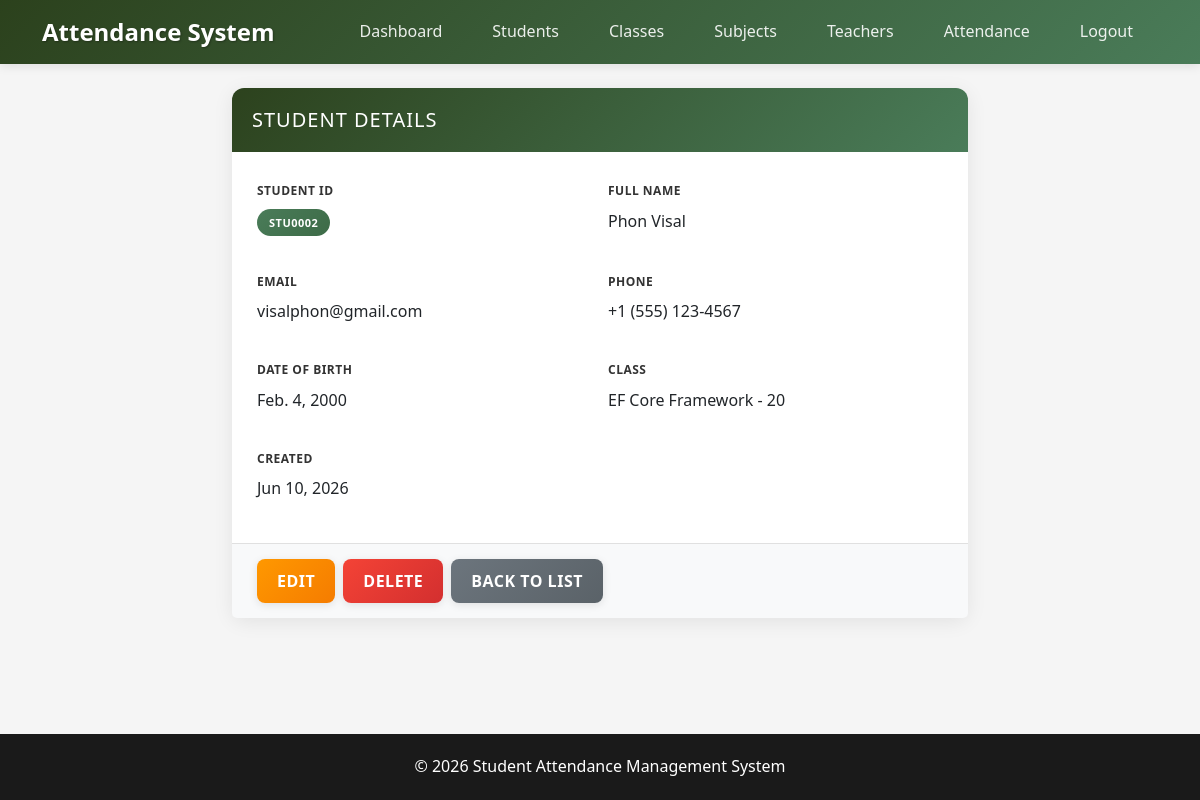
The app's page /students/2/ (signed in) with its own data.
### Attendance/models.py (models this page shows, shortened)
class Student(models.Model):
    student_id = models.CharField(max_length=20, unique=True)
    first_name = models.CharField(max_length=50)
    last_name = models.CharField(max_length=50)
    email = models.EmailField(unique=True)
    phone = models.CharField(max_length=20, unique=True)
    date_of_birth = models.DateField()
    class_room = models.ForeignKey(Class, on_delete=models.CASCADE)
    created_at = models.DateTimeField(auto_now_add=True)

class Class(models.Model):
    class_name = models.CharField(max_length=50, unique=True)
    capacity = models.IntegerField()
    def __str__(self):
        return f"{self.class_name} - {self.capacity}"

### Attendance/views.py (the view)
# urls.py: path('students/<int:pk>/', views.student_detail, name='student_detail'),
@login_required
def student_detail(request, pk):
    student = get_object_or_404(Student, pk=pk)
    return render(request, 'students/detail.html', {'student': student})

### Templates/students/detail.html
{% extends 'base.html' %}
{% block content %}
<div class="row">
    <div class="col-md-8 mx-auto align-content-center w-800">
        <div class="card">
            <div class="card-header">
                <h4>Student Details</h4>
            </div>
            <div class="card-body">
                <div class="row g-3">
                    <div class="col-md-6">
                        <label class="form-label">Student ID</label>
                        <p><span class="badge bg-secondary">{{ student.student_id }}</span></p>
                    </div>
                    <div class="col-md-6">
                        <label class="form-label">Full Name</label>
                        <p>{{ student.first_name }} {{ student.last_name }}</p>
                    </div>
                    <div class="col-md-6">
                        <label class="form-label">Email</label>
                        <p>{{ student.email }}</p>
                    </div>
                    <div class="col-md-6">
                        <label class="form-label">Phone</label>
                        <p>{{ student.phone }}</p>
                    </div>
                    <div class="col-md-6">
                        <label class="form-label">Date of Birth</label>
                        <p>{{ student.date_of_birth }}</p>
                    </div>
                    <div class="col-md-6">
                        <label class="form-label">Class</label>
                        <p>{{ student.class_room }}</p>
                    </div>
                    <div class="col-md-6">
                        <label class="form-label">Created</label>
                        <p>{{ student.created_at|date:"M d, Y" }}</p>
                    </div>
                </div>
            </div>
            <div class="card-footer d-flex gap-2">
                <a href="{% url 'student_edit' pk=student.id %}" class="btn btn-warning">Edit</a>
                <a href="{% url 'student_delete' pk=student.id %}" class="btn btn-danger">Delete</a>
                <a href="{% url 'student_list' %}" class="btn btn-secondary">Back to List</a>
            </div>
        </div>
    </div>
</div>
{% endblock %}

### Templates/static/css/style.css (style rules this page uses)
:root { --primary-color: #1f360ff0; --primary-hover: #1f360f; --secondary-color: #4a7c59; --accent-color: #759353; --dark-bg: #1a1a1a; --light-bg: #f5f5f5; --card-bg: #ffffff; --text-primary: #333333; --text-secondary: #666666; --border-color: #e0e0e0; --success-color: #4caf50; --warning-color: #ff9800; --danger-color: #f44336; --info-color: #2196f3; }
body { background-color: var(--light-bg); color: var(--text-primary); font-family: 'Segoe UI', Tahoma, Geneva, Verdana, sans-serif; line-height: 1.6; }
.card { border: none; border-radius: 12px; box-shadow: 0 4px 20px rgba(0,0,0,0.08); transition: all 0.3s ease; background: var(--card-bg); margin-bottom: 25px; }
.card-header { background: linear-gradient(135deg, var(--primary-color) 0%, var(--secondary-color) 100%); color: white; border: none; border-radius: 12px 12px 0 0 !important; padding: 20px; font-weight: 600; text-transform: uppercase; letter-spacing: 1px; }
.card-header h4 { margin: 0; font-size: 1.25rem; }
.card-body { padding: 25px; }
.card-footer { background-color: #f8f9fa; border-top: 1px solid var(--border-color); border-radius: 0 0 12px 12px; padding: 15px 25px; }
.btn { border-radius: 8px; display: flex; font-weight: 600; text-transform: uppercase; letter-spacing: 0.5px; padding: 10px 20px; transition: all 0.3s ease; border: none; box-shadow: 0 2px 8px rgba(0,0,0,0.1); }
.btn-warning { background: linear-gradient(135deg, var(--warning-color) 0%, #f57c00 100%); color: white; }
.btn-danger { background: linear-gradient(135deg, var(--danger-color) 0%, #d32f2f 100%); color: white; }
.btn-secondary { background: linear-gradient(135deg, #6c757d 0%, #5a6268 100%); color: white; }
.form-label { font-weight: 600; color: var(--text-primary); margin-bottom: 8px; text-transform: uppercase; letter-spacing: 0.5px; font-size: 12px; }
.badge { padding: 8px 12px; border-radius: 20px; font-weight: 600; text-transform: uppercase; letter-spacing: 0.5px; font-size: 11px; }
.badge.bg-secondary { background: linear-gradient(135deg, var(--secondary-color) 0%, #3d6b47 100%); }

### records on screen
Student: student_id "STU0002", first_name "Phon", last_name "Visal", email "visalphon@gmail.com", phone "+1 (555) 123-4567", date_of_birth "Feb. 4, 2000", class_room "EF Core Framework - 20", created_at "Jun 10, 2026"
